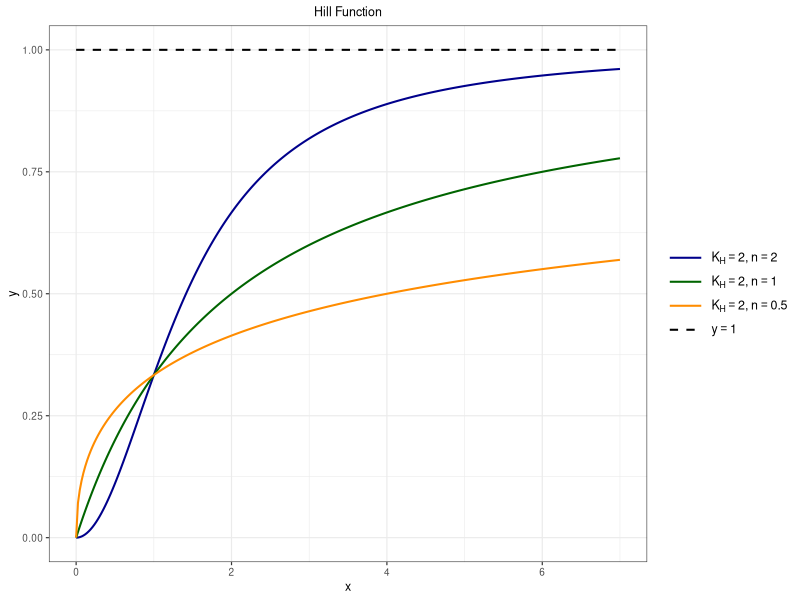
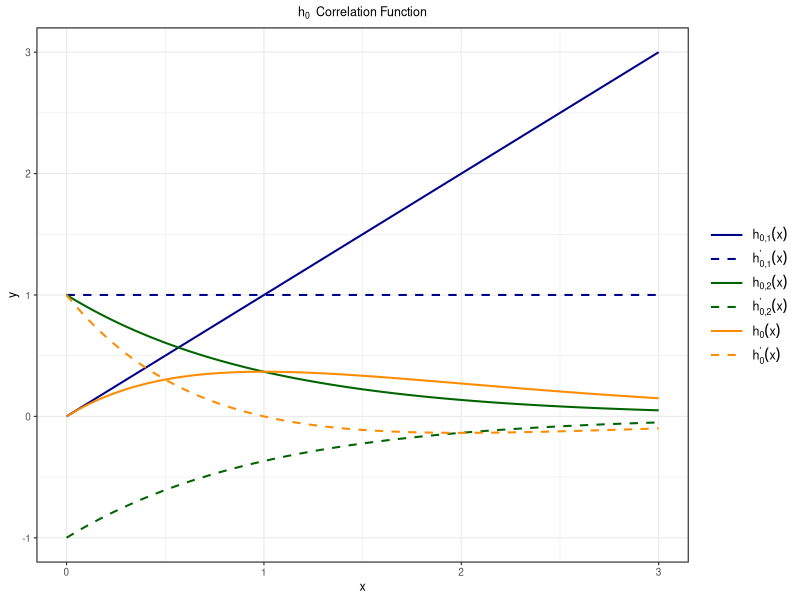
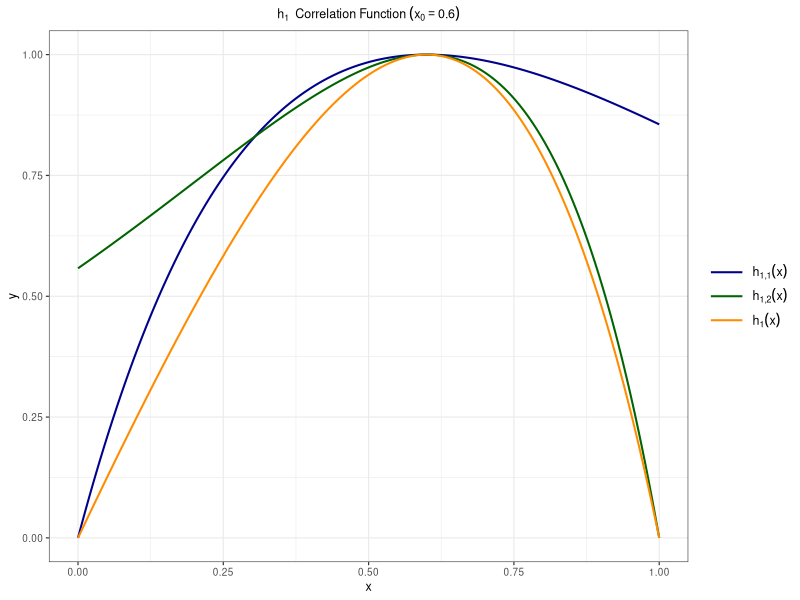
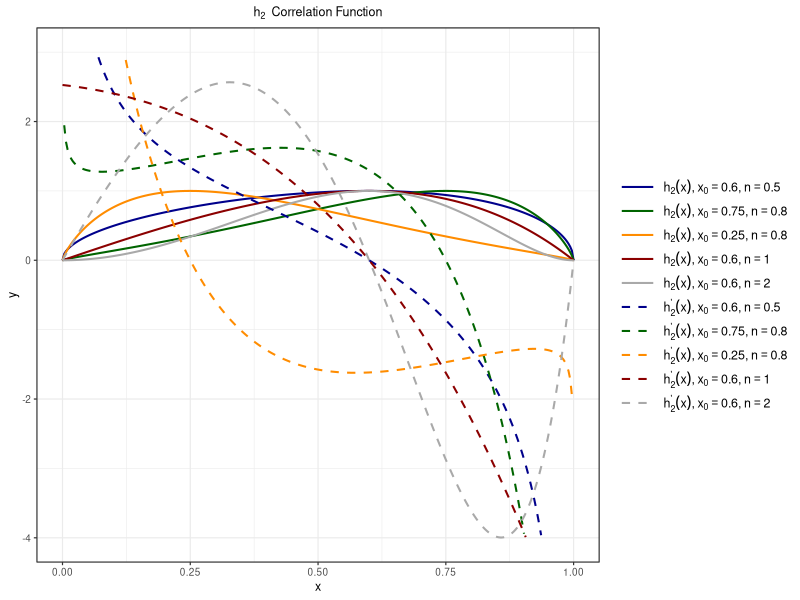
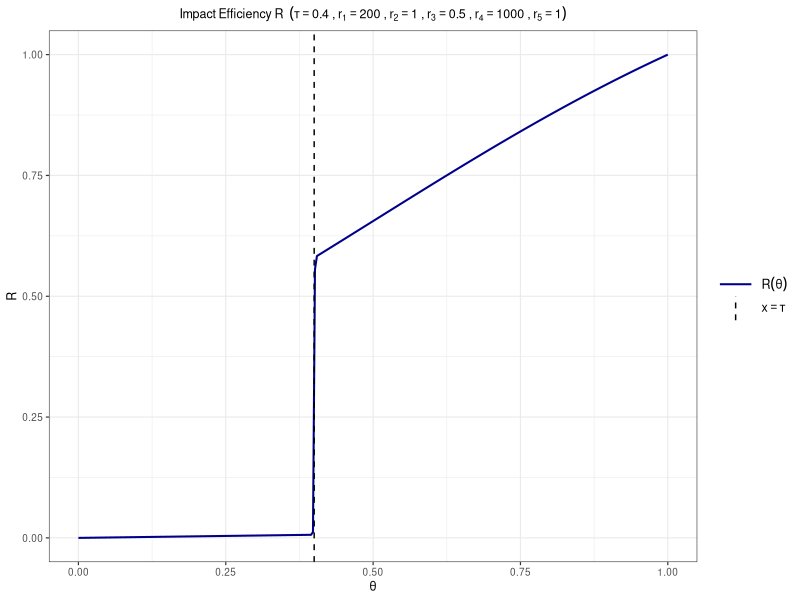
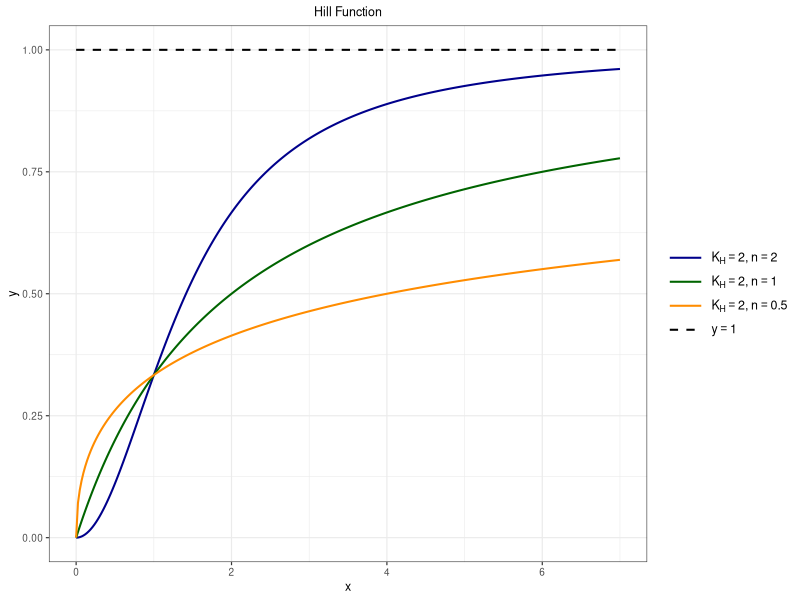
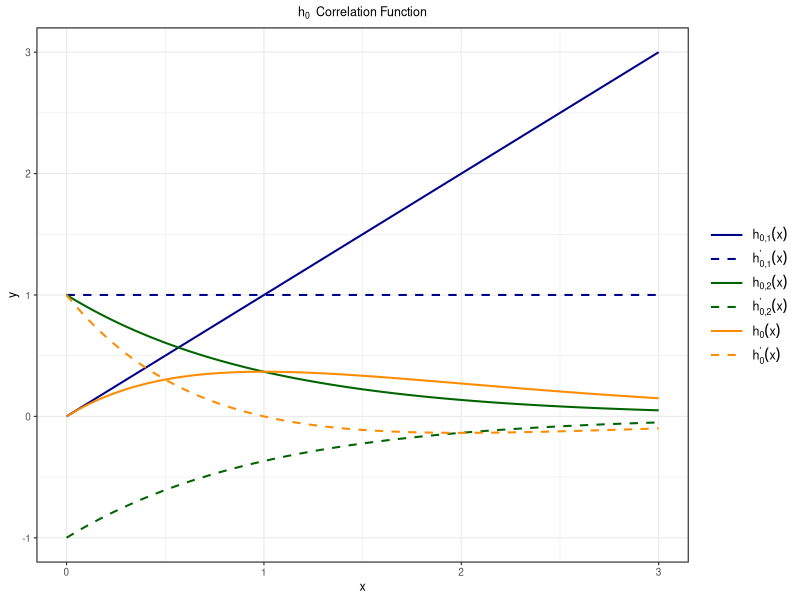
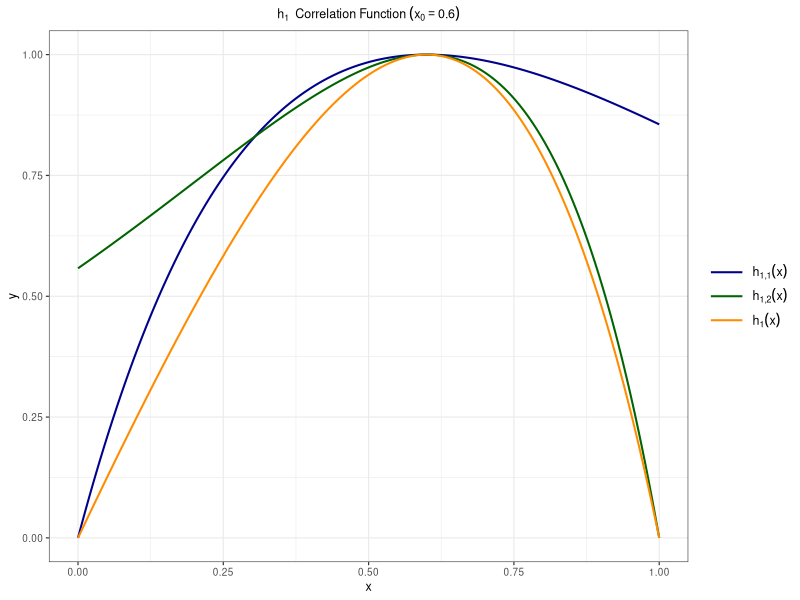

Reproduce these figures in R, in order.
###########################
#                         #
#      Function Plot      #
#                         #
###########################



setwd("/mnt/i/scDEDM_Paper/Supplement-function image/")
library(ggplot2)



########## 1. Hill Function H Image ##########
x = seq(0, 7, length.out = 300)
hill_func = function(x, K, n) x^n / (K + x^n)

df_hill = data.frame(
  x = rep(x, 4),
  y = c(hill_func(x, 2, 2), hill_func(x, 2, 1), hill_func(x, 2, 0.5), rep(1, length(x))),
  func = rep(c("H1", "H2", "H3", "asymptote"), each = length(x))
)
df_hill$func = factor(df_hill$func, levels = c("H1", "H2", "H3", "asymptote"))

color_hill = c("H1" = "darkblue", "H2" = "darkgreen", "H3" = "darkorange", "asymptote" = "black")
linetype_hill = c("H1" = "solid", "H2" = "solid", "H3" = "solid", "asymptote" = "dashed")
legend_hill = c(
  expression(K[H] == 2 * "," ~ n == 2),
  expression(K[H] == 2 * "," ~ n == 1),
  expression(K[H] == 2 * "," ~ n == 0.5),
  expression(y == 1)
)

plot_H = ggplot(df_hill, aes(x, y, color = func, linetype = func)) +
  geom_line(linewidth = 0.7) +
  scale_color_manual(values = color_hill, labels = legend_hill) +
  scale_linetype_manual(values = linetype_hill, labels = legend_hill) +
  labs(x = "x", y = "y", title = "Hill Function") +
  coord_cartesian(xlim = c(0, 7)) +
  theme_bw(base_size = 9) +
  theme(
    plot.title = element_text(hjust = 0.5, size = 9),
    legend.position = "right", legend.title = element_blank(),
    legend.text = element_text(size = 9), legend.key.width = unit(1, "cm")
  )
print(plot_H)
ggsave(filename = "./Hill_function.png", plot = plot_H, width = 5, height = 3, dpi = 300)


########## 2. Derivation of Impact Scale S ##########
##### 2.1 h0 Correlation Function Image #####
x = seq(0, 3, length.out = 300)
df_h0 = data.frame(
  x = rep(x, 6),
  y = c(x, rep(1, length(x)), exp(-x), -exp(-x), x*exp(-x), (1-x)*exp(-x)),
  func = rep(c("h01", "h01_prime", "h02", "h02_prime", "h0", "h0_prime"), each = length(x))
)
df_h0$func = factor(df_h0$func, levels = c("h01", "h01_prime", "h02", "h02_prime", "h0", "h0_prime"))

color_h0 = c(
  "h01" = "darkblue", "h01_prime" = "darkblue",
  "h02" = "darkgreen", "h02_prime" = "darkgreen",
  "h0" = "darkorange", "h0_prime" = "darkorange"
)
linetype_h0 = c(
  "h01" = "solid", "h01_prime" = "dashed",
  "h02" = "solid", "h02_prime" = "dashed",
  "h0" = "solid", "h0_prime" = "dashed"
)
legend_h0 = c(
  expression(h[0*","*1](x)), expression(h[0*","*1]^{"'"}*(x)),
  expression(h[0*","*2](x)), expression(h[0*","*2]^{"'"}*(x)),
  expression(h[0](x)), expression(h[0]^{"'"}*(x))
)

plot_h0 = ggplot(df_h0, aes(x, y, color = func, linetype = func)) +
  geom_line(linewidth = 0.7) +
  scale_color_manual(values = color_h0, labels = legend_h0) +
  scale_linetype_manual(values = linetype_h0, labels = legend_h0) +
  labs(x = "x", y = "y", title = expression(h[0]~" Correlation Function")) +
  coord_cartesian(xlim = c(0, 3)) +
  theme_bw(base_size = 9) +
  theme(
    plot.title = element_text(hjust = 0.5, size = 9),
    legend.position = "right", legend.title = element_blank(),
    legend.text = element_text(size = 9), legend.key.width = unit(1, "cm")
  )
print(plot_h0)
ggsave(filename = "./h0.png", plot = plot_h0, width = 5, height = 3, dpi = 300)


##### 2.2 h1 Correlation Function Image #####
x = seq(0, 1, length.out = 300)
x0 = 0.6
df_h1 = data.frame(
  x = rep(x, 3),
  y = c(
    (x/x0)*exp(1 - x/x0),
    ((1-x)/(1-x0))*exp(1 - (1-x)/(1-x0)),
    (x*(1-x)/(x0*(1-x0)))*exp(2 - x/x0 - (1-x)/(1-x0))
  ),
  func = rep(c("h11", "h12", "h1"), each = length(x))
)
df_h1$func = factor(df_h1$func, levels = c("h11", "h12", "h1"))

color_h1 = c("h11" = "darkblue", "h12" = "darkgreen", "h1" = "darkorange")
linetype_h1 = c("h11" = "solid", "h12" = "solid", "h1" = "solid")
legend_h1 = c(expression(h[1*","*1](x)), expression(h[1*","*2](x)), expression(h[1](x)))

plot_h1 = ggplot(df_h1, aes(x, y, color = func, linetype = func)) +
  geom_line(linewidth = 0.7) +
  scale_color_manual(values = color_h1, labels = legend_h1) +
  scale_linetype_manual(values = linetype_h1, labels = legend_h1) +
  labs(x = "x", y = "y", title = expression(h[1]~" Correlation Function"~(x[0]==0.6))) +
  coord_cartesian(xlim = c(0, 1)) +
  theme_bw(base_size = 9) +
  theme(
    plot.title = element_text(hjust = 0.5, size = 9),
    legend.position = "right",
    legend.title = element_blank(),
    legend.text = element_text(size = 9),
    legend.key.width = unit(1, "cm")
  )
print(plot_h1)
ggsave(filename = "./h1.png", plot = plot_h1, width = 5, height = 3, dpi = 300)


##### 2.3 h2 Correlation Function Image #####
x = seq(0, 1, length.out = 300)
h2 = function(x, x0, n) ((x*(1-x)/(x0*(1-x0)))*exp(2 - x/x0 - (1-x)/(1-x0)))^n
h2_prime = function(x, x0, n) {
  numerator = n * x^(n-1) * (1-x)^(n-1) * (x0 - x) * ((1-x0)*(1-x) + x0*x)
  denominator = x0^(n+1) * (1-x0)^(n+1) * exp(n*(2*x0 - 1)*(x0 - x)/(x0*(1-x0)))
  numerator / denominator
}

params = list(
  list(x0 = 0.6, n = 0.5, color = "darkblue"),
  list(x0 = 0.75, n = 0.8, color = "darkgreen"),
  list(x0 = 0.25, n = 0.8, color = "darkorange"),
  list(x0 = 0.6, n = 1, color = "darkred"),
  list(x0 = 0.6, n = 2, color = "darkgrey")
)

df_h2 = data.frame()
for (i in seq_along(params)) {
  p = params[[i]]
  y_h2 = h2(x, p$x0, p$n)
  y_h2p = h2_prime(x, p$x0, p$n)
  y_h2p[y_h2p > 3 | y_h2p < -4] = NA

  df_h2 = rbind(
    df_h2,
    data.frame(x = x, y = y_h2, func = paste0("h2_", i), type = "func"),
    data.frame(x = x, y = y_h2p, func = paste0("h2p_", i), type = "prime")
  )
}
df_h2$func = factor(df_h2$func, levels = c(paste0("h2_", 1:5), paste0("h2p_", 1:5)))

color_h2 = setNames(
  rep(sapply(params, function(p) p$color), 2),
  c(paste0("h2_", 1:5), paste0("h2p_", 1:5))
)
linetype_h2 = setNames(
  rep(c("solid", "dashed"), each = 5),
  c(paste0("h2_", 1:5), paste0("h2p_", 1:5))
)
legend_h2 = c(
  expression(h[2](x) * "," ~ x[0] == 0.6 * "," ~ n == 0.5),
  expression(h[2](x) * "," ~ x[0] == 0.75 * "," ~ n == 0.8),
  expression(h[2](x) * "," ~ x[0] == 0.25 * "," ~ n == 0.8),
  expression(h[2](x) * "," ~ x[0] == 0.6 * "," ~ n == 1),
  expression(h[2](x) * "," ~ x[0] == 0.6 * "," ~ n == 2),
  expression(h[2]^{"'"}*(x) * "," ~ x[0] == 0.6 * "," ~ n == 0.5),
  expression(h[2]^{"'"}*(x) * "," ~ x[0] == 0.75 * "," ~ n == 0.8),
  expression(h[2]^{"'"}*(x) * "," ~ x[0] == 0.25 * "," ~ n == 0.8),
  expression(h[2]^{"'"}*(x) * "," ~ x[0] == 0.6 * "," ~ n == 1),
  expression(h[2]^{"'"}*(x) * "," ~ x[0] == 0.6 * "," ~ n == 2)
)

plot_h2 = ggplot(df_h2, aes(x, y, color = func, linetype = func)) +
  geom_line(linewidth = 0.7, na.rm = TRUE) +
  scale_color_manual(values = color_h2, labels = legend_h2) +
  scale_linetype_manual(values = linetype_h2, labels = legend_h2) +
  labs(x = "x", y = "y", title = expression(h[2]~" Correlation Function")) +
  coord_cartesian(xlim = c(0, 1), ylim = c(-4, 3)) +
  theme_bw(base_size = 9) +
  theme(
    plot.title = element_text(face = "bold", hjust = 0.5, size = 9),
    legend.position = "right", legend.title = element_blank(),
    legend.text = element_text(size = 9), legend.key.width = unit(1, "cm")
  )
print(plot_h2)
ggsave(filename = "./h2.png", plot = plot_h2, width = 5, height = 3, dpi = 300)



########## 3. Impact Efficiency R ##########
theta = seq(0, 1, length.out = 300)
tau = 0.4
r1 = 200; r2 = 1; r3 = 0.5; r4 = 1000; r5 = 1

term_norm_1 = 1 / (r1 * tau)
term_norm_2 = r5 / ((1 + 10^(r2 * (r3 - 1))) * (1 + 10^(r4 * r2 * (tau - 1))))
r6 = term_norm_1 + term_norm_2

R_func = function(theta) {
  term1 = theta / (r1 * tau)
  denominator_part1 = 1 + 10^(r2 * (r3 - theta))
  denominator_part2 = 1 + 10^(r4 * r2 * (tau - theta))
  term2 = r5 / (denominator_part1 * denominator_part2)
  (term1 + term2) / r6
}

df_R = data.frame(x = theta, y = R_func(theta))

color_R = c("R" = "darkblue", "vline" = "black")
linetype_R = c("R" = "solid", "vline" = "dashed")
legend_R = c(expression(R(θ)), expression(x == τ))

plot_R = ggplot(df_R, aes(x, y)) +
  geom_line(aes(color = "R", linetype = "R"), linewidth = 0.7) +
  geom_vline(aes(xintercept = tau, color = "vline", linetype = "vline")) +
  scale_color_manual(values = color_R, labels = legend_R, breaks = c("R", "vline"), name = "") +
  scale_linetype_manual(values = linetype_R, labels = legend_R, breaks = c("R", "vline"), name = "") +
  guides(color = guide_legend(), linetype = guide_legend()) +
  labs(x = expression(θ), y = expression(R),
       title = expression("Impact Efficiency R " ~ (τ==0.4 ~ "," ~ r[1]==200 ~ "," ~ r[2]==1 ~ "," ~ r[3]==0.5 ~ "," ~ r[4]==1000 ~ "," ~ r[5]==1))) +
  coord_cartesian(xlim = c(0, 1)) +
  theme_bw(base_size = 9) +
  theme(
    plot.title = element_text(face = "bold", hjust = 0.5, size = 9),
    legend.position = "right", legend.title = element_blank(),
    legend.text = element_text(size = 9), legend.key.width = unit(1, "cm")
  )
print(plot_R)
ggsave(filename = "./Impact_Efficiency_R.png", plot = plot_R, width = 5, height = 3, dpi = 300)
